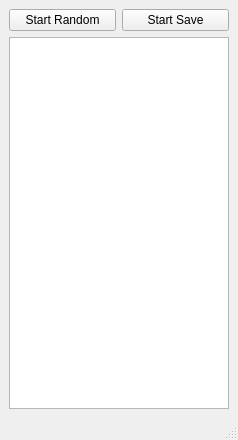
<?xml version="1.0" encoding="UTF-8"?>
<ui version="4.0">
 <class>MainWindow</class>
 <widget class="QMainWindow" name="MainWindow">
  <property name="geometry">
   <rect>
    <x>0</x>
    <y>0</y>
    <width>238</width>
    <height>440</height>
   </rect>
  </property>
  <property name="windowTitle">
   <string>MainWindow</string>
  </property>
  <widget class="QWidget" name="centralwidget">
   <layout class="QGridLayout" name="gridLayout">
    <item row="0" column="0">
     <widget class="QPushButton" name="pb_random">
      <property name="text">
       <string>Start Random</string>
      </property>
      <property name="checkable">
       <bool>true</bool>
      </property>
     </widget>
    </item>
    <item row="0" column="1">
     <widget class="QPushButton" name="pb_save">
      <property name="text">
       <string>Start Save</string>
      </property>
      <property name="checkable">
       <bool>true</bool>
      </property>
     </widget>
    </item>
    <item row="1" column="0" colspan="2">
     <widget class="QPlainTextEdit" name="pte_random">
      <property name="lineWrapMode">
       <enum>QPlainTextEdit::NoWrap</enum>
      </property>
      <property name="maximumBlockCount">
       <number>20</number>
      </property>
     </widget>
    </item>
   </layout>
  </widget>
  <widget class="QMenuBar" name="menubar">
   <property name="geometry">
    <rect>
     <x>0</x>
     <y>0</y>
     <width>238</width>
     <height>21</height>
    </rect>
   </property>
  </widget>
  <widget class="QStatusBar" name="statusbar"/>
 </widget>
 <resources/>
 <connections/>
</ui>
